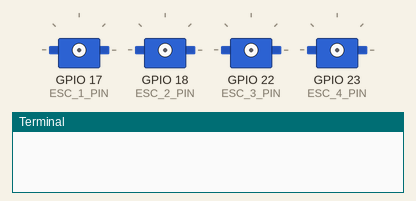
This program was run on a simulated Raspberry Pi (BCM pin numbers). Parts: 4 × servo, the last lines printed to the terminal. Servo angles are drawn from the pulse width (0.5 ms = 0°, 2.5 ms = 180°). At 13.0 s the program stops and its outputs stay as they are.

Above: at 0.1 s.
At 4.1 s:
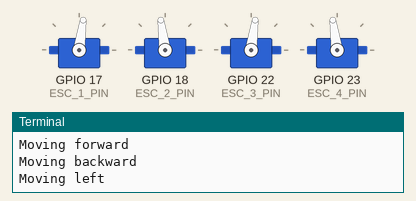
At 5.1 s:
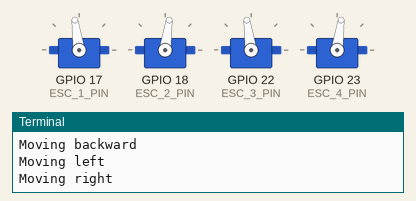
At 7.1 s:
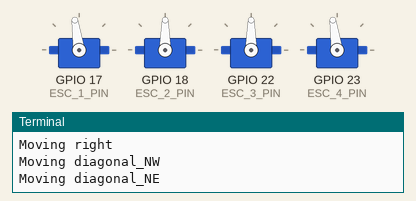
At 9.1 s:
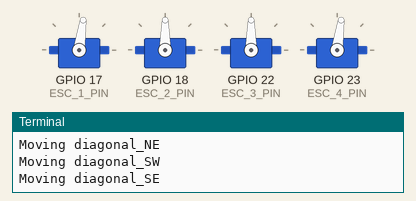
At 10.1 s:
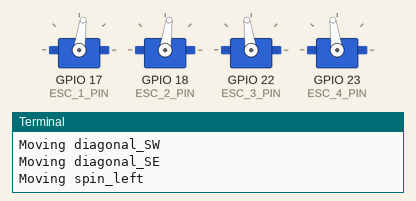
Timing chart, 0 to 13.5 s (numbered marks = the images above):
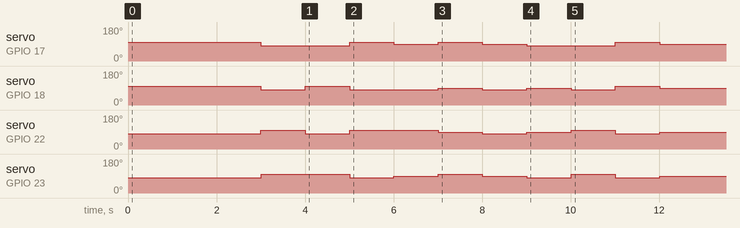

Measured:
- by itself, servo on GPIO 17 (ESC_1_PIN): 98° → 82° at 3.0 s, → 98° 2.0 s later, → 90° 1.0 s later, → 98° 1.0 s later, … (8 changes in this stretch)
- by itself, servo on GPIO 18 (ESC_2_PIN): 98° → 82° at 3.0 s, → 98° 1.0 s later, → 82° 1.0 s later, → 90° 2.0 s later, … (9 changes in this stretch)
- by itself, servo on GPIO 22 (ESC_3_PIN): 82° → 98° at 3.0 s, → 82° 1.0 s later, → 98° 1.0 s later, → 90° 2.0 s later, … (9 changes in this stretch)
- by itself, servo on GPIO 23 (ESC_4_PIN): 82° → 98° at 3.0 s, → 82° 2.0 s later, → 90° 1.0 s later, → 98° 1.0 s later, … (9 changes in this stretch)

The program:

mobility.py
```python
import pigpio
import time

# BCM pin numbers for each ESC
ESC_1_PIN = 17  # Left front
ESC_2_PIN = 18  # Left rear
ESC_3_PIN = 22  # Right front
ESC_4_PIN = 23  # Right rear

pi = pigpio.pi()

SIGNAL_MIN = 1050
SIGNAL_MAX = 1950

def set_esc_power(power_lf, power_lr, power_rf, power_rr):
    """Set power for four ESCs (-100 to 100)."""
    powers = [power_lf, power_lr, power_rf, power_rr]
    powers = [max(-100, min(100, p)) for p in powers]
    pulses = [int((p + 100) * (SIGNAL_MAX - SIGNAL_MIN) / 200 + SIGNAL_MIN) for p in powers]

    pi.set_servo_pulsewidth(ESC_1_PIN, pulses[0])
    pi.set_servo_pulsewidth(ESC_2_PIN, pulses[1])
    pi.set_servo_pulsewidth(ESC_3_PIN, pulses[2])
    pi.set_servo_pulsewidth(ESC_4_PIN, pulses[3])

# Movement mapping: direction -> (lf, lr, rf, rr)
DIRECTION_MAP = {
    "forward":      (1, 1, -1, -1),
    "backward":     (-1, -1, 1, 1),
    "left":         (-1, 1, -1, 1),
    "right":        (1, -1, 1, -1),
    "diagonal_NW":  (0, -1, 1, 0),
    "diagonal_NE":  (1, 0, 0, 1),
    "diagonal_SW":  (0, -1, -1, 0),
    "diagonal_SE":  (-1, 0, 0, -1),
    "spin_left":    (-1, -1, 1, 1),
    "spin_right":   (1, 1, -1, -1),
    "stop":         (0, 0, 0, 0)   # added stop command
}

def move(direction, power=10):
    """Move robot in a given direction with specified power."""
    if direction not in DIRECTION_MAP:
        raise ValueError(f"Invalid direction: {direction}")

    multipliers = DIRECTION_MAP[direction]
    set_esc_power(*(m * power for m in multipliers))

# Initialize ESCs to stop
for pin in [ESC_1_PIN, ESC_2_PIN, ESC_3_PIN, ESC_4_PIN]:
    pi.set_servo_pulsewidth(pin, 0)
time.sleep(2)  # Allow ESCs to arm

# Example usage
try:
    for dir_name in DIRECTION_MAP.keys():
        print(f"Moving {dir_name}")
        move(dir_name, 20)
        time.sleep(1)

except KeyboardInterrupt:
    print("Stopping motors...")
    move("stop")
    pi.stop()
```
